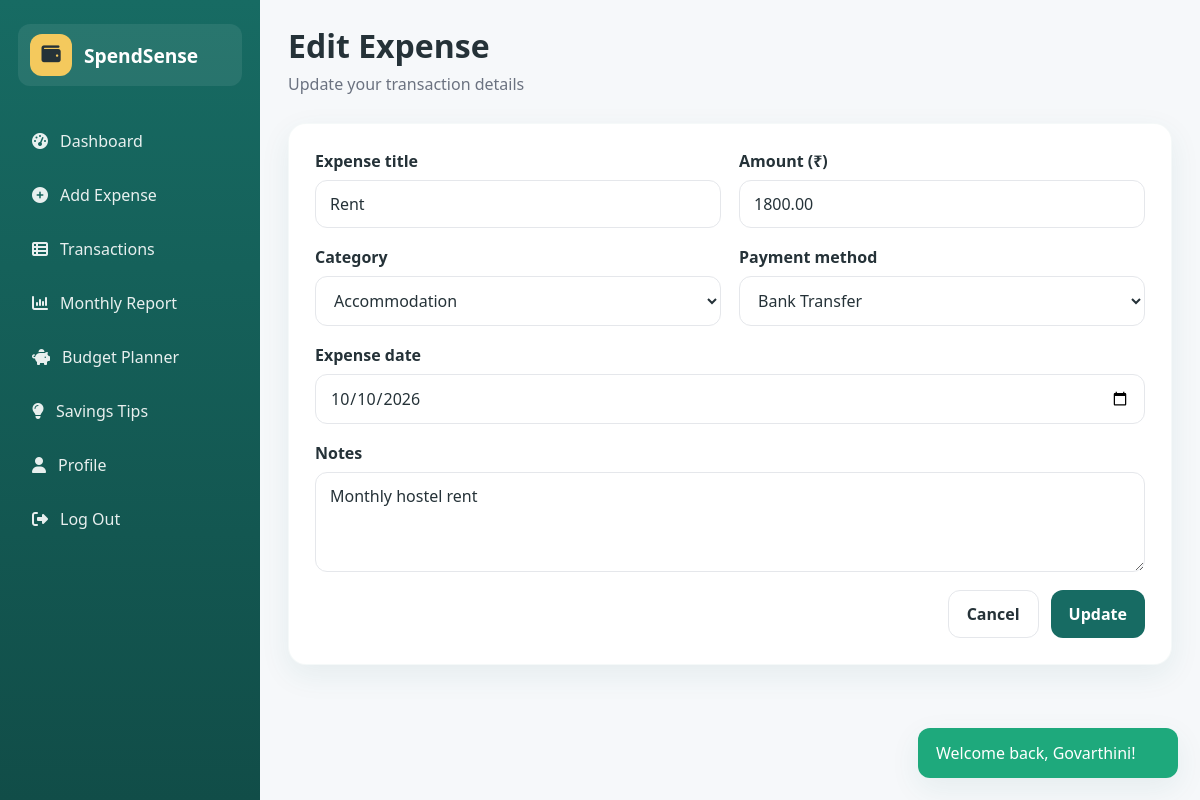
The page /edit-expense.php?id=5 (signed in) on the database its author committed.
### tables this page shows
CREATE TABLE expenses (
    id INT AUTO_INCREMENT PRIMARY KEY,
    user_id INT NOT NULL,
    title VARCHAR(200) NOT NULL,
    amount DECIMAL(10,2) NOT NULL,
    category VARCHAR(50) NOT NULL,
    expense_date DATE NOT NULL,
    payment_method VARCHAR(50) NOT NULL,
    notes TEXT,
    created_at TIMESTAMP DEFAULT CURRENT_TIMESTAMP,
    updated_at TIMESTAMP DEFAULT CURRENT_TIMESTAMP ON UPDATE CURRENT_TIMESTAMP,
    CONSTRAINT fk_expenses_user FOREIGN KEY (user_id) REFERENCES users(id) ON DELETE CASCADE,
    INDEX idx_expenses_user_date (user_id, expense_date),
    INDEX idx_expenses_category (category),
    INDEX idx_expenses_user (user_id)
);

### includes/functions.php (called while the page is built, shortened)
<?php
function e(string $value): string
{
    return htmlspecialchars($value, ENT_QUOTES, 'UTF-8');
}

### edit-expense.php (the view, shortened to what this page needs)
<?php
$user = currentUser();
$pdo = getPdo();
$expenseId = (int)($_GET['id'] ?? 0);
$stmt = $pdo->prepare('SELECT * FROM expenses WHERE id = :id AND user_id = :user_id LIMIT 1');
$stmt->execute(['id' => $expenseId, 'user_id' => (int)$user['id']]);
$expense = $stmt->fetch();
$categories = ['Food', 'Travel', 'Education', 'Shopping', 'Entertainment', 'Accommodation', 'Health', 'Bills and Recharge', 'Other'];
$paymentMethods = ['UPI', 'Card', 'Cash', 'Bank Transfer', 'Wallet'];
$formData = [
    'title' => $expense['title'],
    'amount' => $expense['amount'],
    'category' => $expense['category'],
    'expense_date' => $expense['expense_date'],
    'payment_method' => $expense['payment_method'],
    'notes' => $expense['notes'],
];
require_once __DIR__ . '/includes/header.php';
?>
<div class="app-shell">
    <?php require_once __DIR__ . '/includes/sidebar.php'; ?>
    <main class="content">
        <header class="topbar">
            <div>
                <h1 class="page-title">Edit Expense</h1>
                <p class="page-subtitle">Update your transaction details</p>
            </div>
        </header>
        <div class="card form-card form-page">
            <form method="post" data-validate="true">
                <div class="form-grid">
                    <div class="field">
                        <label for="title">Expense title</label>
                        <input id="title" name="title" type="text" value="<?= e($formData['title']) ?>" required>
                    </div>
                    <div class="field">
                        <label for="amount">Amount (₹)</label>
                        <input id="amount" name="amount" type="number" step="0.01" min="0.01" value="<?= e((string)$formData['amount']) ?>" required>
                    </div>
                    <div class="field">
                        <label for="category">Category</label>
                        <select id="category" name="category" required>
                            <?php foreach ($categories as $category): ?>
                                <option value="<?= e($category) ?>" <?= $formData['category'] === $category ? 'selected' : '' ?>><?= e($category) ?></option>
                            <?php endforeach; ?>
                        </select>
                    </div>
                    <div class="field">
                        <label for="payment_method">Payment method</label>
                        <select id="payment_method" name="payment_method" required>
                            <?php foreach ($paymentMethods as $method): ?>
                                <option value="<?= e($method) ?>" <?= $formData['payment_method'] === $method ? 'selected' : '' ?>><?= e($method) ?></option>
                            <?php endforeach; ?>
                        </select>
                    </div>
                    <div class="field full">
                        <label for="expense_date">Expense date</label>
                        <input id="expense_date" name="expense_date" type="date" value="<?= e($formData['expense_date']) ?>" required>
                    </div>
                    <div class="field full">
                        <label for="notes">Notes</label>
                        <textarea id="notes" name="notes"><?= e($formData['notes']) ?></textarea>
                    </div>
                </div>
                <div class="form-actions">
                    <a class="btn btn-outline" href="transactions.php">Cancel</a>
                    <button class="btn btn-primary" type="submit">Update</button>
                </div>
            </form>
        </div>
    </main>
</div>
<?php require_once __DIR__ . '/includes/footer.php'; ?>

### assets/css/style.css (style rules this page uses)
* { box-sizing: border-box; }
:root { --primary: #176B63; --secondary: #DDF4E7; --accent: #F4C95D; --bg: #F6F8FA; --card: #FFFFFF; --text: #253238; --muted: #6B7280; --success: #1ea97c; --warning: #f59e0b; --danger: #e11d48; --border: #E5E7EB; --shadow: 0 10px 30px rgba(23, 107, 99, 0.08); }
html, body { margin: 0; min-height: 100%; font-family: 'Segoe UI', Tahoma, Geneva, Verdana, sans-serif; background: var(--bg); color: var(--text); }
body { min-height: 100vh; }
a { color: inherit; text-decoration: none; }
button, input, select, textarea { font: inherit; }
.app-shell { display: flex; min-height: 100vh; }
.content { flex: 1; padding: 24px 28px 40px; }
.topbar { display: flex; justify-content: space-between; align-items: center; margin-bottom: 28px; }
.page-title { font-size: 2rem; margin: 0; }
.page-subtitle { margin: 6px 0 0; color: var(--muted); }
.btn { display: inline-flex; align-items: center; justify-content: center; gap: 8px; border: none; border-radius: 12px; padding: 12px 18px; font-weight: 600; cursor: pointer; transition: 0.2s ease; }
.btn-primary { background: var(--primary); color: white; }
.btn-outline { background: white; color: var(--text); border: 1px solid var(--border); }
.card { background: var(--card); border-radius: 18px; padding: 22px; box-shadow: var(--shadow); border: 1px solid rgba(23, 107, 99, 0.04); }
.form-page { max-width: 900px; margin: 0 auto; }
.form-card { padding: 26px; }
.form-grid { display: grid; grid-template-columns: repeat(2, minmax(220px, 1fr)); gap: 18px; }
.field { display: flex; flex-direction: column; gap: 8px; }
.field.full { grid-column: 1 / -1; }
label { font-weight: 600; color: var(--text); }
input, select, textarea { width: 100%; padding: 12px 14px; border-radius: 12px; border: 1px solid var(--border); background: white; color: var(--text); }
textarea { min-height: 100px; resize: vertical; }
.form-actions { display: flex; justify-content: flex-end; gap: 12px; margin-top: 18px; }

### rows shown on the page
expenses: title "Rent", amount "1800.00", expense_date "10/10/2026", notes "Monthly hostel rent"

### other values the page prints
$message "Welcome back, Govarthini!"
form field category "Accommodation"
form field payment_method "Bank Transfer"
